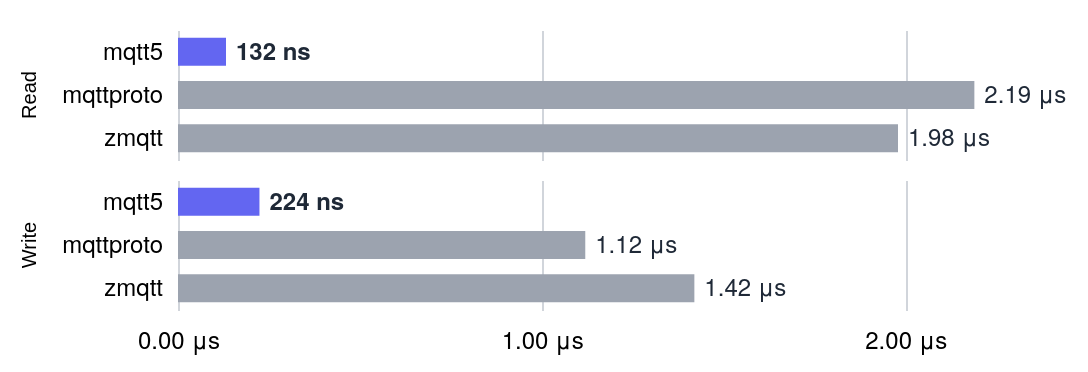

Write a Vega-Lite specification for this figure.
### Vega-Lite specification from a JSON file in a GitHub repository (floating-point values rounded to 4 significant figures)
{"$schema": "https://vega.github.io/schema/vega-lite/v6.json", "data": {"values": [{"library": "mqtt5", "group": "Read", "operation": "mqtt5", "time": 132, "timeFormat": "132 ns"}, {"library": "mqtt5", "group": "Write", "operation": "mqtt5", "time": 224, "timeFormat": "224 ns"}, {"library": "mqttproto", "group": "Read", "operation": "mqttproto", "time": 2190, "timeFormat": "2.19 μs"}, {"library": "mqttproto", "group": "Write", "operation": "mqttproto", "time": 1120, "timeFormat": "1.12 μs"}, {"library": "zmqtt", "group": "Read", "operation": "zmqtt", "time": 1980, "timeFormat": "1.98 μs"}, {"library": "zmqtt", "group": "Write", "operation": "zmqtt", "time": 1420, "timeFormat": "1.42 μs"}]}, "config": {"padding": {"left": 10, "top": 15, "right": 10, "bottom": 10}, "text": {"font": "Helvetica Neue", "color": "#1f2937"}, "mark": {"font": "Helvetica Neue", "color": "#1f2937"}, "axis": {"labelFont": "Helvetica Neue"}, "view": {"stroke": null}}, "facet": {"row": {"field": "group", "type": "nominal", "sort": ["Read", "Write"], "header": {"title": null, "labels": true}}}, "spacing": 10, "resolve": {"scale": {"x": "shared", "y": "independent"}}, "spec": {"height": 65, "width": 400, "encoding": {"y": {"field": "operation", "type": "nominal", "axis": {"grid": false, "title": null, "labelFontSize": 12, "ticks": false, "labelPadding": 8, "domain": false}, "sort": ["mqtt5", "mqttproto", "zmqtt"]}, "x": {"field": "time", "type": "quantitative", "axis": {"title": null, "labelExpr": "format(datum.value/1000, '.2f') + ' μs'", "tickCount": 3, "tickSize": 0, "labelPadding": 10, "labelAlign": "center", "labelFontSize": 12, "gridColor": "#d1d5db", "domain": false}}}, "layer": [{"mark": "bar", "encoding": {"size": {"value": 14}, "color": {"condition": {"test": "datum.library == 'mqtt5'", "value": "#6366f1"}, "value": "#9ca3af"}}}, {"transform": [{"filter": "datum.library !== 'mqtt5'"}], "mark": {"type": "text", "align": "left", "baseline": "middle", "dx": 5, "fontSize": 12, "fill": "#1f2937"}, "encoding": {"text": {"field": "timeFormat"}}}, {"transform": [{"filter": "datum.library === 'mqtt5'"}], "mark": {"type": "text", "align": "left", "baseline": "middle", "dx": 5, "fontSize": 12, "fontWeight": "bold", "fill": "#1f2937"}, "encoding": {"text": {"field": "timeFormat"}}}]}}
